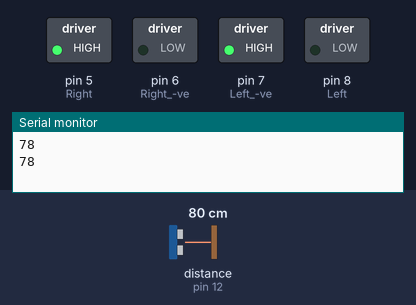
The sketch below on a simulated Arduino Uno, built with avr-gcc and run on an emulated ATmega328P. Shown: switched loads named in the sketch (green lamp = pin HIGH), the last lines printed to the serial monitor. Wiring (inferred from the names in the program): ultrasonic range finder: trigger pin 13; echo pin 12. The inputs (shaded band) are chosen by the test bench; at power-on: distance to the obstacle (sensor on pin 12) 80 cm. The echo pulse lasts 58.3 µs per cm; pins used as bus, display or sensor lines are not drawn.

Above: at 1.9 s.
2.0 s: distance to the obstacle (sensor on pin 12) set to 200 cm
3.6 s: distance to the obstacle (sensor on pin 12) set to 208 cm
At 4.8 s:
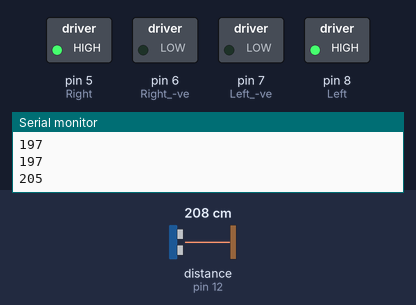
6.0 s: distance to the obstacle (sensor on pin 12) set to 2 cm
At 7.6 s:
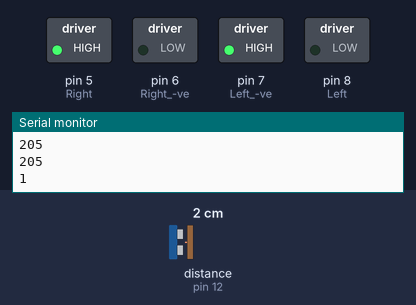
8.0 s: distance to the obstacle (sensor on pin 12) set to 250 cm
At 10.1 s:
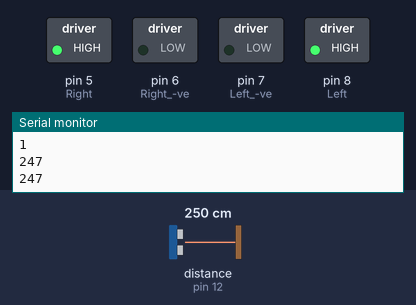
Timing chart, 0 to 11.3 s (numbered marks = the images above; inputs shaded):
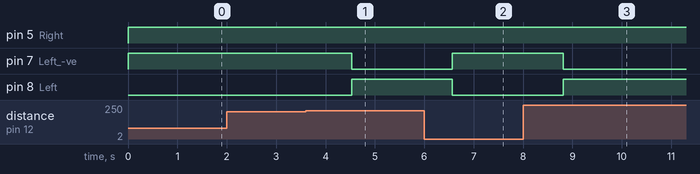

The sketch:

ultrasonic.ino
```cpp
/******************************************************************************
* FileName:        ultrasonic.ino
* Dependencies:
* Processor:       AVR ATMEGA328P
* Complier:        ARDUINO
*                  ARDUINO IDE
* Company:         Nvis Technologies Pvt. Ltd.
*
*****************************************************************************
* File Description:
* This program tellls about :
*                           ultrasonic sensor interfacing with arduino so we can detect range of the object .
*                           you will upload this program than it will run continuous in one direction when it will detect the range of object
*                           than turn other side.z
*
*Change History:
* Name                Date            Changes
* Alok Pindoriya     02/04/16    Initial Version
 ****************************************************************************/


//  define ultrasonic pin (echo ,trig).

const int trigPin = 13;
const int echoPin = 12;
long duration;
int distanceCm, distanceInch;
void setup() {
pinMode(trigPin, OUTPUT);
pinMode(echoPin, INPUT);
Serial.begin(9600);
//  initialize digital pin motor as an output
  pinMode(5, OUTPUT);   // Right +ve)
  pinMode(6, OUTPUT);   // Right -ve
  pinMode(7, OUTPUT);   // Left -ve
  pinMode(8, OUTPUT);   // Left +ve
}

//functions for forward,backward,Anti_Rotation,Clock_Rotation and stop movments
void forward()
{
  digitalWrite(5,HIGH);   // Right +ve
  digitalWrite(6,LOW);    // Right -ve
  digitalWrite(7,LOW);    // Left -ve
  digitalWrite(8,HIGH);   // Left +ve
}
void Backward()
{
  digitalWrite(5,LOW);
  digitalWrite(6,HIGH);
  digitalWrite(7,HIGH);
  digitalWrite(8,LOW);
}
void Anti_Rotation()
{
  digitalWrite(5,HIGH);   // turn the LED on (HIGH is the voltage level)
  digitalWrite(6,LOW);   // turn the LED on (HIGH is the voltage level)
  digitalWrite(7,HIGH);   // turn the LED on (HIGH is the voltage level)
  digitalWrite(8,LOW);   // turn the LED on (HIGH is the voltage level)
}
void Clock_Rotation()
{
  digitalWrite(5,LOW);   // turn the LED on (HIGH is the voltage level)
  digitalWrite(6,HIGH);   // turn the LED on (HIGH is the voltage level)
  digitalWrite(7,LOW);   // turn the LED on (HIGH is the voltage level)
  digitalWrite(8,HIGH);   // turn the LED on (HIGH is the voltage level)
}
void stops()
{
  digitalWrite(5,LOW);   // turn the LED on (HIGH is the voltage level)
  digitalWrite(6,LOW);   // turn the LED on (HIGH is the voltage level)
  digitalWrite(7,LOW);   // turn the LED on (HIGH is the voltage level)
  digitalWrite(8,LOW);   // turn the LED on (HIGH is the voltage level)
}

void loop() {

   int s=0;
 // if(Serial.available()>0)
 // {
 //   s=Serial.read();
 // }

digitalWrite(trigPin, LOW);
delayMicroseconds(2);
digitalWrite(trigPin, HIGH);
delayMicroseconds(10);
digitalWrite(trigPin, LOW);
duration = pulseIn(echoPin, HIGH);
distanceCm= duration*0.034/2;
distanceInch = duration*0.0133/2;

if(distanceCm<200)     //here we set the object range 15cm.
{
  Anti_Rotation();    //function for turn .
  delay(120);
}
else
{
forward();
delay(10);

  }
Serial.println(distanceCm);
delay(1000);
}
```

Measured:
- the behaviour switches between 202 and 203 cm on distance to the obstacle (sensor on pin 12) (found by bisection; images 0 and 1)
- after the input at 3.6 s, pin 7 (Left_-ve): HIGH → LOW after 0.93 s; pin 8 (Left): LOW → HIGH after 0.93 s
- after the input at 6.0 s, pin 7 (Left_-ve): LOW → HIGH after 0.56 s; pin 8 (Left): HIGH → LOW after 0.56 s
- after the input at 8.0 s, pin 7 (Left_-ve): HIGH → LOW after 0.82 s; pin 8 (Left): LOW → HIGH after 0.82 s
